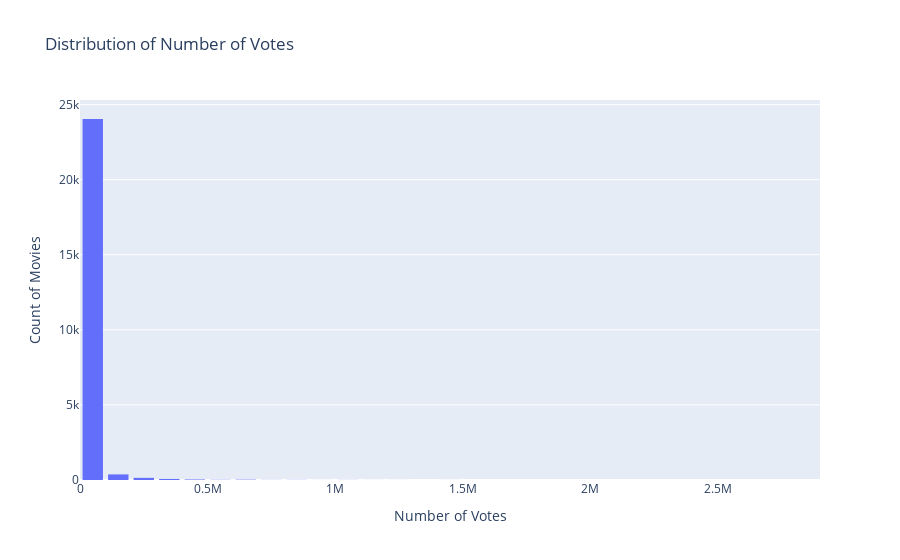

This figure's notebook cell:
### Code cell
fig = px.histogram(award_df, x='numVotes', nbins=50, title='Distribution of Number of Votes')

# Update layout if needed
fig.update_layout(
    xaxis_title='Number of Votes',
    yaxis_title='Count of Movies',
    bargap=0.2  # Gap between bars
)

# Show the plot
fig.show()

print(len(award_df[award_df['numVotes']>=500]))

### Figure 1 — Plotly figure (JSON) as saved in the notebook; plotly's stock layout.template omitted (floating-point values rounded to 4 significant figures; data arrays with more than 128 entries replaced by an {"elided": "..."} marker saying what was removed)
{"data": [{"alignmentgroup": "True", "bingroup": "x", "hovertemplate": "numVotes=%{x}<br>count=%{y}<extra></extra>", "legendgroup": "", "marker": {"color": "#636efa", "pattern": {"shape": ""}}, "name": "", "nbinsx": 50, "offsetgroup": "", "orientation": "v", "showlegend": false, "type": "histogram", "x": {"elided": "24744 int values"}, "xaxis": "x", "yaxis": "y"}], "layout": {"bargap": 0.2, "barmode": "relative", "legend": {"tracegroupgap": 0}, "title": {"text": "Distribution of Number of Votes"}, "xaxis": {"anchor": "y", "domain": [0, 1], "title": {"text": "Number of Votes"}}, "yaxis": {"anchor": "x", "domain": [0, 1], "title": {"text": "Count of Movies"}}}}
